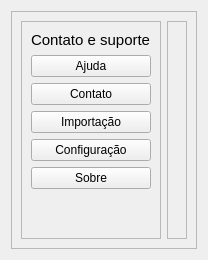
        <widget class="QWidget" name="suporte">
         <layout class="QVBoxLayout" name="verticalLayout_18">
          <item>
           <widget class="QFrame" name="frame_25">
            <property name="frameShape">
             <enum>QFrame::StyledPanel</enum>
            </property>
            <property name="frameShadow">
             <enum>QFrame::Raised</enum>
            </property>
            <layout class="QHBoxLayout" name="horizontalLayout_9">
             <item>
              <widget class="QFrame" name="frame_28">
               <property name="frameShape">
                <enum>QFrame::StyledPanel</enum>
               </property>
               <property name="frameShadow">
                <enum>QFrame::Raised</enum>
               </property>
               <layout class="QGridLayout" name="gridLayout_10">
                <item row="0" column="0">
                 <widget class="QLabel" name="label_19">
                  <property name="font">
                   <font>
                    <pointsize>11</pointsize>
                   </font>
                  </property>
                  <property name="text">
                   <string>Contato e suporte</string>
                  </property>
                 </widget>
                </item>
                <item row="4" column="0">
                 <widget class="QPushButton" name="pushButton_10">
                  <property name="text">
                   <string>Configuração</string>
                  </property>
                 </widget>
                </item>
                <item row="7" column="0">
                 <spacer name="verticalSpacer_10">
                  <property name="orientation">
                   <enum>Qt::Vertical</enum>
                  </property>
                  <property name="sizeHint" stdset="0">
                   <size>
                    <width>20</width>
                    <height>40</height>
                   </size>
                  </property>
                 </spacer>
                </item>
                <item row="1" column="0">
                 <widget class="QPushButton" name="pushButton_7">
                  <property name="text">
                   <string>Ajuda</string>
                  </property>
                 </widget>
                </item>
                <item row="5" column="0">
                 <widget class="QPushButton" name="pushButton_9">
                  <property name="text">
                   <string>Sobre</string>
                  </property>
                 </widget>
                </item>
                <item row="2" column="0">
                 <widget class="QPushButton" name="pushButton_8">
                  <property name="text">
                   <string>Contato</string>
                  </property>
                 </widget>
                </item>
                <item row="3" column="0">
                 <widget class="QPushButton" name="pushButton_11">
                  <property name="text">
                   <string>Importação</string>
                  </property>
                 </widget>
                </item>
               </layout>
              </widget>
             </item>
             <item>
              <widget class="QFrame" name="frame_29">
               <property name="frameShape">
                <enum>QFrame::StyledPanel</enum>
               </property>
               <property name="frameShadow">
                <enum>QFrame::Raised</enum>
               </property>
               <layout class="QVBoxLayout" name="verticalLayout_19">
                <item>
                 <widget class="QStackedWidget" name="stackedWidget_2">
                  <property name="currentIndex">
                   <number>0</number>
                  </property>
                  <widget class="QWidget" name="page_2"/>
                  <widget class="QWidget" name="page_3"/>
                 </widget>
                </item>
               </layout>
              </widget>
             </item>
            </layout>
           </widget>
          </item>
         </layout>
        </widget>
